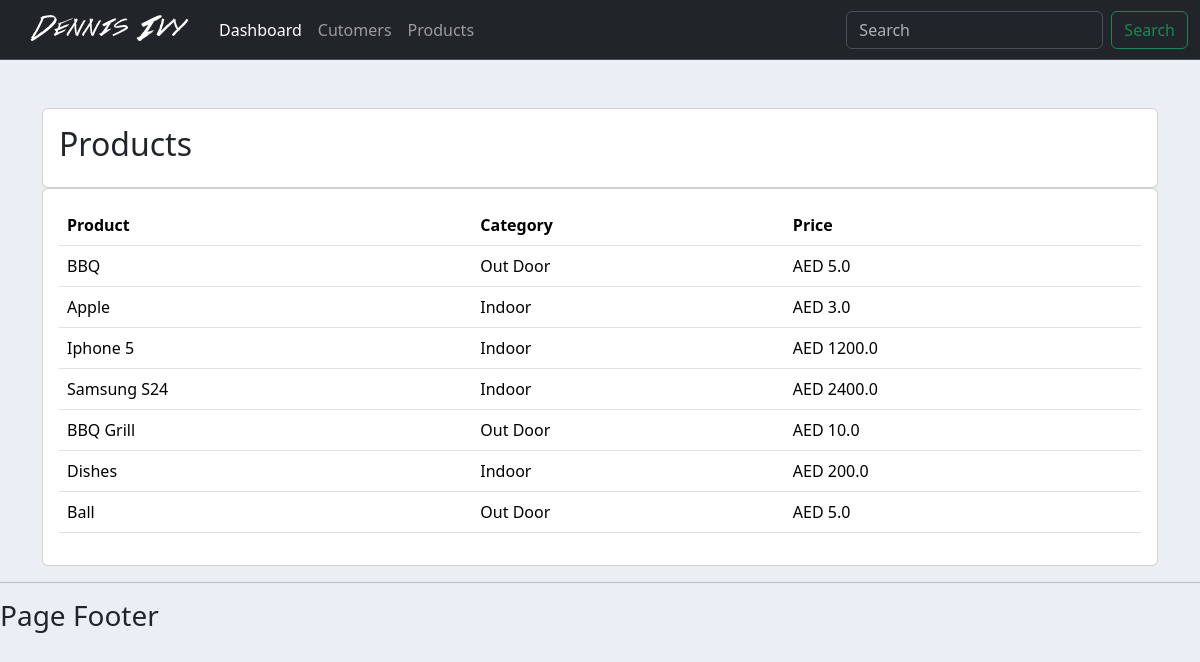
Screenshot of /products/ with the database file from the repository.
### accounts/models.py (models this page shows, shortened)
class Product(models.Model):
	CATEGORY = (
			('Indoor', 'Indoor'),
			('Out Door', 'Out Door'),
			)
	name = models.CharField(max_length=200, null=True) # null=True with this we get error
	price = models.FloatField(null=True)
	category = models.CharField(max_length=200, null=True, choices=CATEGORY)
	description = models.TextField(max_length=500, blank=True)
	date_created = models.DateTimeField(auto_now_add=True, null=True, blank=True)
	tags = models.ManyToManyField(Tag)

### accounts/views.py (the view)
# urls.py: path('products/',views.products, name='products'),
def products(request):
    products = Product.objects.all()
    return render(request, 'accounts/products.html',{'products': products})

### templates/accounts/products.html
{% extends "base.html" %}
{% block content %}
<div class='container mt-5'>
    <div class="row">
        <div class="col-md">
            <div class="card card-body">
                <h2>Products</h2>
            </div>
            <div class="card card-body">
                <table class="table">
                    <tr>
                        <th>Product</th>
                        <th>Category</th>
                        <th>Price</th>
                    </tr>
                    {% for product in products %}
                        <tr>
                            <td>{{product.name}}</td>
                            <td>{{product.category}}</td>
                            <td>AED {{product.price}}</td>
                        </tr>
                    {% endfor %}
                </table>
            </div>
        </div>
    </div>
</div>
{% endblock content %}

### static/css/main1.css (style rules this page uses)
body { background-color: #ebeff5; }

### rows the page displays
Product: name "BBQ", category "Out Door", price "5.0"
Product: name "Apple", category "Indoor", price "3.0"
Product: name "Iphone 5", category "Indoor", price "1200.0"
Product: name "Samsung S24", category "Indoor", price "2400.0"
Product: name "BBQ Grill", category "Out Door", price "10.0"
Product: name "Dishes", category "Indoor", price "200.0"
Product: name "Ball", category "Out Door", price "5.0"
